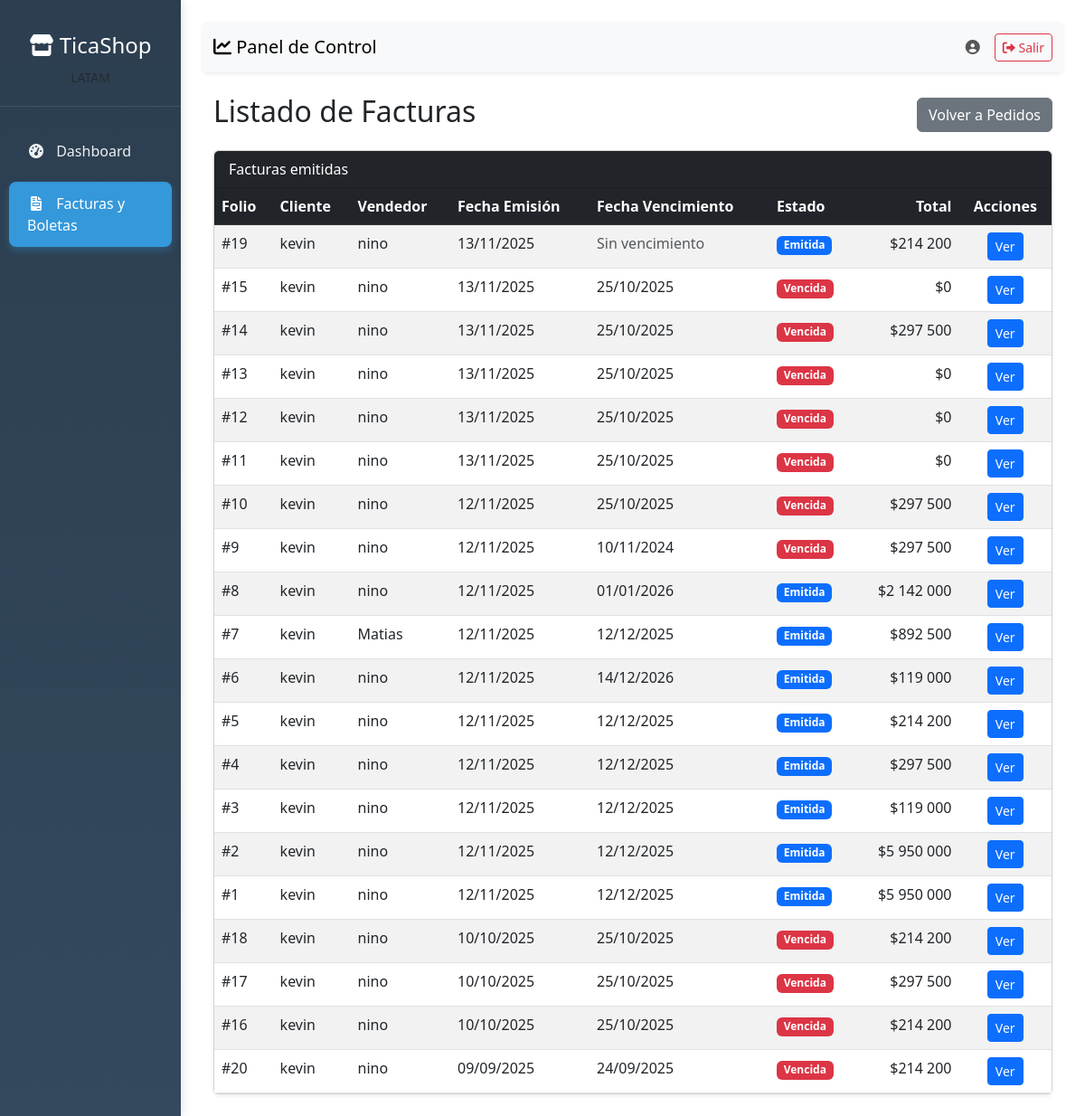
Screenshot of /documentos/ with the database file from the repository.
### apps/documentos/models.py (models this page shows, shortened)
class DocumentoVenta(models.Model):
    TIPOS_DOCUMENTO = (
        ('Factura', 'Factura'),
        ('Boleta', 'Boleta'),
    )
    ESTADOS_DOCUMENTO = (
        ('Emitida', 'Emitida'),
        ('Pagada', 'Pagada'),
        ('Vencida', 'Vencida'),
        ('Anulada', 'Anulada'),
        ('Pago Parcial', 'Pago Parcial'),
    )
    MEDIOS_PAGO = (
        ('Efectivo', 'Efectivo'),
        ('Tarjeta de Débito', 'Tarjeta de Débito'),
        ('Tarjeta de Crédito', 'Tarjeta de Crédito'),
        ('Transferencia', 'Transferencia'),
    )
    tipo_documento = models.CharField(max_length=7, choices=TIPOS_DOCUMENTO)
    folio = models.IntegerField(verbose_name='Folio', null=True, blank=True)  # ✅ Permitir null temporalmente
    cliente = models.ForeignKey(
        'clientes.Cliente',
        on_delete=models.CASCADE,
        verbose_name='Cliente'
    )
    vendedor = models.ForeignKey(
        'usuarios.Usuario',
        on_delete=models.SET_NULL,
        null=True,
        verbose_name='Vendedor'
    )
    pedido = models.OneToOneField(
        'ventas.Pedido',
        on_delete=models.SET_NULL,
        null=True,
        blank=True,
        unique=True,
        verbose_name='Pedido asociado'
    )
    neto = models.DecimalField(max_digits=12, decimal_places=2, verbose_name='Neto', default=0)
    iva = models.DecimalField(max_digits=12, decimal_places=2, verbose_name='IVA', default=0)
    total = models.DecimalField(max_digits=12, decimal_places=2, verbose_name='Total', default=0)
    estado = models.CharField(
        max_length=12,
        choices=ESTADOS_DOCUMENTO,
        default='Emitida'
    )
    fecha_emision = models.DateTimeField(
        verbose_name='Fecha emisión',
        null=True,
        blank=True
    )
    fecha_vencimiento = models.DateField(
        blank=True,
        null=True,
        verbose_name='Fecha vencimiento'
    )
    medio_de_pago = models.CharField(
        max_length=20,
        choices=MEDIOS_PAGO,
        blank=True,
        null=True,
        verbose_name='Medio de pago'
    )
    razon_social = models.CharField(max_length=255, blank=True, null=True)
    rut = models.CharField(max_length=20, blank=True, null=True)
    giro = models.CharField(max_length=255, blank=True, null=True)
    direccion = models.CharField(max_length=255, blank=True, null=True)
    ciudad = models.CharField(max_length=100, blank=True, null=True)
    comuna = models.CharField(max_length=100, blank=True, null=True)
    def esta_vencida(self):
        try:
            if self.fecha_vencimiento and self.estado in ['Emitida', 'Pago Parcial']:
                return timezone.now().date() > self.fecha_vencimiento
            return False
        except:
            return False
    class Meta:
        db_table = 'documentos_venta'
        verbose_name = 'Documento de Venta'
        verbose_name_plural = 'Documentos de Venta'
        unique_together = ['tipo_documento', 'folio']
        ordering = ['-fecha_emision']

### apps/clientes/models.py (models this page shows, shortened)
class Cliente(models.Model):
    rut = models.CharField(max_length=12, unique=True)
    razon_social = models.CharField(max_length=255)
    giro = models.CharField(max_length=255, blank=True, null=True)
    direccion = models.TextField(blank=True, null=True)
    email_facturacion = models.EmailField(blank=True, null=True)
    class Meta:
        db_table = 'clientes'
        verbose_name = 'Cliente'
        verbose_name_plural = 'Clientes'

### apps/usuarios/models.py (models this page shows, shortened)
class Usuario(AbstractUser):
    ROLES = (
        ('Administrador', 'Administrador'),
        ('Vendedor', 'Vendedor'),
        ('Tesoreria', 'Tesorería'),
        ('Cliente', 'Cliente'),
    )
    rol = models.CharField(max_length=13, choices=ROLES, default='Cliente')
    telefono = models.CharField(max_length=20, blank=True, null=True)
    activo = models.BooleanField(default=True)
    fecha_actualizacion = models.DateTimeField(auto_now=True)
    class Meta:
        db_table = 'usuarios'
        verbose_name = 'Usuario'
        verbose_name_plural = 'Usuarios'

### apps/documentos/views.py (the view)
# urls.py: path('', views.listar_documentos, name='listar_documentos'),
def listar_documentos(request):
    facturas = (
        DocumentoVenta.objects
        .filter(tipo_documento='Factura')
        .select_related('cliente', 'vendedor', 'pedido')
        .order_by('-fecha_emision', '-folio')  # clave: ordenar por fecha_emision
    )
    return render(request, 'documentos/listar_documentos.html', {'facturas': facturas})

### templates/documentos/listar_documentos.html (shortened to what this page needs)
{% extends 'dashboard/base_dashboard.html' %}
{% load humanize %}
{% block content %}
<div class="container-fluid mt-4">
  <div class="d-flex justify-content-between align-items-center mb-3">
    <h2> Listado de Facturas</h2>
    <a href="{% url 'listar_pedidos' %}" class="btn btn-secondary">
       Volver a Pedidos
    </a>
  </div>
  <div class="card shadow-sm">
    <div class="card-header bg-dark text-white">Facturas emitidas</div>
    <div class="card-body p-0">
      <div class="table-responsive">
        <table class="table table-striped table-hover mb-0">
          <thead class="table-dark">
            <tr>
              <th>Folio</th>
              <th>Cliente</th>
              <th>Vendedor</th>
              <th>Fecha Emisión</th>
              <th>Fecha Vencimiento</th>
              <th>Estado</th>
              <th class="text-end">Total</th>
              <th class="text-center">Acciones</th>
            </tr>
          </thead>
          <tbody>
            {% for f in facturas %}
              <tr>
                <td>#{{ f.folio }}</td>
                <td>{{ f.cliente.razon_social }}</td>
                <td>
                  {% if f.vendedor %}
                    {{ f.vendedor.get_full_name|default:f.vendedor.username }}
                  {% else %}
                    <span class="text-muted">No asignado</span>
                  {% endif %}
                </td>
                <td>
                  {% if f.fecha_emision %}
                    {{ f.fecha_emision|date:"d/m/Y" }}
                  {% else %}
                    <span class="text-muted">Sin emisión</span>
                  {% endif %}
                </td>
                <td>
                  {% if f.fecha_vencimiento %}
                    {{ f.fecha_vencimiento|date:"d/m/Y" }}
                  {% else %}
                    <span class="text-muted">Sin vencimiento</span>
                  {% endif %}
                </td>
                <td>
                  {% if f.esta_vencida %}
                    <span class="badge bg-danger">Vencida</span>
                  {% else %}
                    <span class="badge
                      {% if f.estado == 'Emitida' %}bg-primary
                      {% elif f.estado == 'Pagada' %}bg-success
                      {% elif f.estado == 'Pago Parcial' %}bg-warning text-dark
                      {% else %}bg-secondary{% endif %}">
                      {{ f.estado }}
                    </span>
                  {% endif %}
                </td>
                <td class="text-end">${{ f.total|floatformat:0|intcomma }}</td>
                <td class="text-center">
                  <a href="{% url 'detalle_documento' f.id %}" class="btn btn-sm btn-primary">Ver</a>
                </td>
              </tr>
            {% empty %}
              <tr>
                <td colspan="8" class="text-center text-muted p-4">No hay facturas</td>
              </tr>
            {% endfor %}
          </tbody>
        </table>
      </div>
    </div>
  </div>
</div>
{% endblock %}

### templates/dashboard/base_dashboard.html (style rules this page uses)
body { font-family: 'Segoe UI', Tahoma, Geneva, Verdana, sans-serif; }

### rows the page displays
DocumentoVenta: folio "19", cliente.razon_social "kevin", vendedor.get_full_name "nino", fecha_emision "13/11/2025", shows "Sin vencimiento", estado "Emitida", total "214 200"
DocumentoVenta: folio "15", cliente.razon_social "kevin", vendedor.get_full_name "nino", fecha_emision "13/11/2025", fecha_vencimiento "25/10/2025", estado "Vencida", total "0"
DocumentoVenta: folio "14", cliente.razon_social "kevin", vendedor.get_full_name "nino", fecha_emision "13/11/2025", fecha_vencimiento "25/10/2025", estado "Vencida", total "297 500"
DocumentoVenta: folio "13", cliente.razon_social "kevin", vendedor.get_full_name "nino", fecha_emision "13/11/2025", fecha_vencimiento "25/10/2025", estado "Vencida", total "0"
DocumentoVenta: folio "12", cliente.razon_social "kevin", vendedor.get_full_name "nino", fecha_emision "13/11/2025", fecha_vencimiento "25/10/2025", estado "Vencida", total "0"
DocumentoVenta: folio "11", cliente.razon_social "kevin", vendedor.get_full_name "nino", fecha_emision "13/11/2025", fecha_vencimiento "25/10/2025", estado "Vencida", total "0"
DocumentoVenta: folio "10", cliente.razon_social "kevin", vendedor.get_full_name "nino", fecha_emision "12/11/2025", fecha_vencimiento "25/10/2025", estado "Vencida", total "297 500"
DocumentoVenta: folio "9", cliente.razon_social "kevin", vendedor.get_full_name "nino", fecha_emision "12/11/2025", fecha_vencimiento "10/11/2024", estado "Vencida", total "297 500"
DocumentoVenta: folio "8", cliente.razon_social "kevin", vendedor.get_full_name "nino", fecha_emision "12/11/2025", fecha_vencimiento "01/01/2026", estado "Emitida", total "2 142 000"
DocumentoVenta: folio "7", cliente.razon_social "kevin", vendedor.get_full_name "Matias", fecha_emision "12/11/2025", fecha_vencimiento "12/12/2025", estado "Emitida", total "892 500"
DocumentoVenta: folio "6", cliente.razon_social "kevin", vendedor.get_full_name "nino", fecha_emision "12/11/2025", fecha_vencimiento "14/12/2026", estado "Emitida", total "119 000"
DocumentoVenta: folio "5", cliente.razon_social "kevin", vendedor.get_full_name "nino", fecha_emision "12/11/2025", fecha_vencimiento "12/12/2025", estado "Emitida", total "214 200"
DocumentoVenta: folio "4", cliente.razon_social "kevin", vendedor.get_full_name "nino", fecha_emision "12/11/2025", fecha_vencimiento "12/12/2025", estado "Emitida", total "297 500"
DocumentoVenta: folio "3", cliente.razon_social "kevin", vendedor.get_full_name "nino", fecha_emision "12/11/2025", fecha_vencimiento "12/12/2025", estado "Emitida", total "119 000"
DocumentoVenta: folio "2", cliente.razon_social "kevin", vendedor.get_full_name "nino", fecha_emision "12/11/2025", fecha_vencimiento "12/12/2025", estado "Emitida", total "5 950 000"
DocumentoVenta: folio "1", cliente.razon_social "kevin", vendedor.get_full_name "nino", fecha_emision "12/11/2025", fecha_vencimiento "12/12/2025", estado "Emitida", total "5 950 000"
DocumentoVenta: folio "18", cliente.razon_social "kevin", vendedor.get_full_name "nino", fecha_emision "10/10/2025", fecha_vencimiento "25/10/2025", estado "Vencida", total "214 200"
DocumentoVenta: folio "17", cliente.razon_social "kevin", vendedor.get_full_name "nino", fecha_emision "10/10/2025", fecha_vencimiento "25/10/2025", estado "Vencida", total "297 500"
DocumentoVenta: folio "16", cliente.razon_social "kevin", vendedor.get_full_name "nino", fecha_emision "10/10/2025", fecha_vencimiento "25/10/2025", estado "Vencida", total "214 200"
DocumentoVenta: folio "20", cliente.razon_social "kevin", vendedor.get_full_name "nino", fecha_emision "09/09/2025", fecha_vencimiento "24/09/2025", estado "Vencida", total "214 200"
